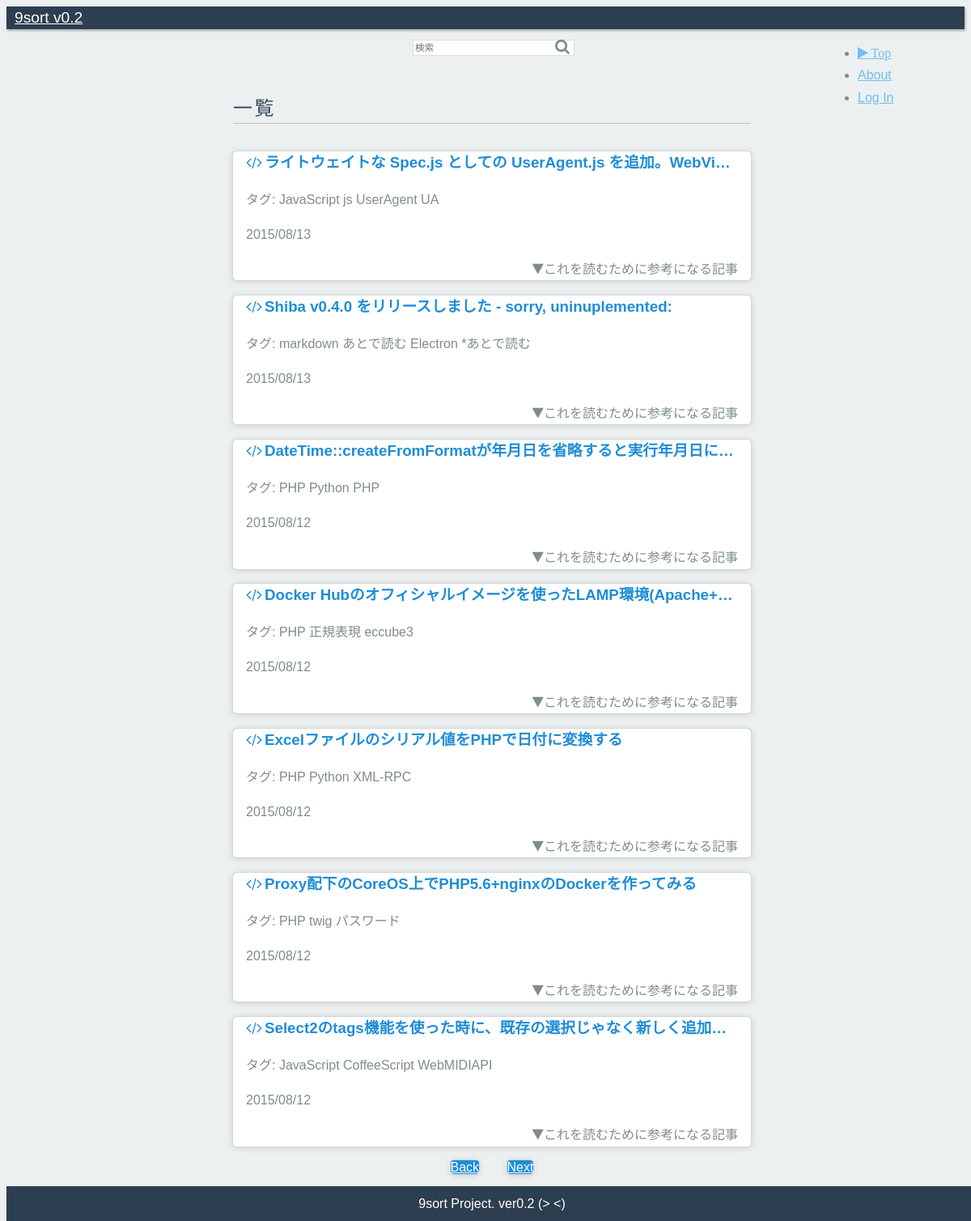
/index.php?p=3, run on the app's committed database.
### tables this page shows
CREATE TABLE qiita_js(id integer primary key, title text, url text unique not null, date text, tag1 text, tag2 text, tag3 text, tag4 text, stocks integer, score integer);

### index.php (the view, shortened to what this page needs)
<?php
$SqLite3Path = "./crawl/9sort.sqlite3";
$offset = 0;
$page   = 1;
$key    = "";
$query  = "select * from qiita_js  union
select * from hatena_js union
select * from qiita_php union
select * from hatena_php
order by date desc limit 7 offset ";
$nineSortDB = new SQLite3($SqLite3Path);
if(isset($_GET["p"]) && ctype_digit($_GET["p"]) && 0 < $_GET["p"]) {
  $offset = htmlspecialchars(($_GET["p"]-1)*7);
  $page   = htmlspecialchars($_GET["p"]);
}
$backLink = "<a class='pure-button' href='./index.php?p=".($page-1)."'>Back</a>";
$nextLink = "<a class='pure-button nextbtn' href='./index.php?p=".($page+1)."'>Next</a>";
$queryResults = $nineSortDB->query($query.$offset.";");
?>
<!doctype html>
<html lang="ja">
<head>
  <link rel="stylesheet" href="//yui.yahooapis.com/pure/0.6.0/pure-min.css">
  <link rel="stylesheet" href="//maxcdn.bootstrapcdn.com/font-awesome/4.3.0/css/font-awesome.min.css">
  <link rel="stylesheet" href="css/common.css">
</head>
<body>
  <div class="header">
    <div class="home-menu pure-menu pure-menu-horizontal pure-menu-scrollable pure-menu-fixed">
      <a class="pure-menu-heading" href="./index.php">9sort v0.2</a>
      <form class="pure-menu-heading pure-form" method="get" action="index.php">
        <search class="search">
          <input type="text" class="pure-input-rounded" placeholder="検索" name="q" value="<?php echo $key; ?>">
          <button type="submit" class="search-btn fa fa-search"></button>
        </search>
      </form>
      <ul class="pure-menu-list">
        <li class="pure-menu-item"><a href="index.php" class="pure-menu-link fa fa-play"> Top</a></li>
        <li class="pure-menu-item"><a href="" class="pure-menu-link">About</a></li>
        <li class="pure-menu-item"><a href="" class="pure-menu-link">Log In</a></li>
      </ul>
    </div>
  </div>
  <div class="content-wrapper">
    <div class="content">
      <h2 class="content-head">一覧</h2>
      <div class="pure-g">
        <?php
        $article = $queryResults->fetchArray(SQLITE3_ASSOC);
        $i = 0;
        while($article):
          $article['title'] = htmlspecialchars($article['title'], ENT_QUOTES|ENT_HTML5);
          $tags = htmlspecialchars("タグ: {$article['tag1']} {$article['tag2']} {$article['tag3']} {$article['tag4']}");
          $tags = str_replace(' 0', '', $tags);
        ?>
          <div class="article">
            <label for="Panel<?php echo $i;?>">
              <div class="l-box pure-u-1 pure-u-md-1 pure-u-lg-1">
                <h3 class="content-subhead">
                  <?php echo "<a href='{$article['url']}' target='_blank'><i class='fa fa-code'></i>{$article['title']}</a>"; ?>
                </h3>
                <?php
                echo "<p>{$tags}</p>";
                echo "<p>{$article["date"]}</p>"
                ?>
                <div class="is-right">
                  <i class="fa fa-play fa-rotate-90"></i>これを読むために参考になる記事
                </div>
              </div>
            </label>
          </div>
        <?php
          $i++;
          $article = $queryResults->fetchArray(SQLITE3_ASSOC);
        endwhile;
        ?>
      </div>
      <div class="linkbtn is-center">
        <?php echo $backLink; ?>
        <?php echo $nextLink; ?>
      </div>
    </div>
    <div class="footer is-center">
      9sort Project. ver0.2 (> <)
    </div>
  </div>
</body>
</html>

### css/common.css (style rules this page uses)
* { box-sizing: border-box; -moz-box-sizing: border-box; -webkit-box-sizing: border-box; font-family: 'Noto Sans Japanese', sans-serif; }
body { color: #7f8c8d; font-size: 16px; line-height: 1.7em; background-color: #ecf0f1; }
h2 { color: #34495e; }
h3 { max-width: 620px; white-space: nowrap; overflow: hidden; text-overflow: ellipsis; }
.l-box { padding-left: 1em; padding-right: 1em; }
.is-center { text-align: center; }
.header .pure-form input[type] { color: #34495e; width: 200px; height: 20px; border: 1px solid #ddd; font-size: 60%; box-shadow: none; margin-bottom: 0em; }
.pure-menu-heading.pure-form { position: absolute; left: 50%; margin-left: -100px; top: auto; }
.search-btn { border-style: none; background-color: rgba(0,0,0,0); position: absolute; top: 11px; left: 180px; color: #7f8c8d }
.pure-button { background-color: #1f8dd6; margin: 15px; color: white; border-top-left-radius: 4px; border-top-right-radius: 4px; border-bottom-right-radius: 4px; border-bottom-left-radius: 4px; box-shadow: rgba(0, 0, 0, 0.498039) 0px 0px 1px 0px, rgba(0, 0, 0, 0.14902) 0px 1px 10px 0px; }
.home-menu { box-shadow: 1px 2px 3px rgba(0,0,0, 0.3); background: #2d3e50; }
.pure-menu-horizontal.pure-menu-scrollable { padding: 0px; }
.pure-menu.pure-menu-fixed { border-bottom: none; }
.home-menu .pure-menu-heading { color: white; padding: 7px 10px; font-size: 120%; font-weight: 400; }
.home-menu a { color: #6FBEF3; }
.pure-menu-list { position: absolute; left: 85%; }
a.pure-menu-link.fa.fa-play { padding: 0; color: #6FBEF3; }
.content-wrapper { width: 100%; position: absolute; background: white; margin-top: 40px; background-color: #ecf0f1; z-index: -2; }
.content { max-width: 660px; margin-left: auto; margin-right: auto; padding: 10px; }
.content-head { padding-bottom: 5px; margin-top: 1.4em; margin-bottom: 1.4em; font-weight: 300; text-transform: uppercase; letter-spacing: 0.1em; border-bottom: 1px solid rgba(0, 0, 0, 0.2); box-shadow: rgba(255, 255, 255, 0.3) 0 1px 0; }
.content-subhead { color: #1f8dd6; }
.content-subhead a { color: #1f8dd6; text-decoration: none; }
.content-subhead i { margin-right: 3px; }
.article { background-color: #fff; width: 640px; height: auto; margin-bottom: 12px; border-top-left-radius: 4px; border-top-right-radius: 4px; border-bottom-right-radius: 4px; border-bottom-left-radius: 4px; box-shadow: rgba(0, 0, 0, 0.498039) 0px 0px 1px 0px, rgba(0, 0, 0, 0.14902) 0px 1px 10px 0px; }
.article a { color: #1f8dd6; text-decoration: none; }
.is-right { text-align: right; }
label { display: block; }
.footer { color: white; padding: 0.5em; text-align: center; box-shadow: 1px 2px 3px rgba(0,0,0, 0.3); background: #2d3e50; }

### data on the page
qiita_js: title "DateTime::createFromFormatが年月日を省略すると実行年月日に…", tags "タグ: PHP Python PHP", date "2015/08/12"
qiita_js: title "Docker Hubのオフィシャルイメージを使ったLAMP環境(Apache+…", tags "タグ: PHP 正規表現 eccube3", date "2015/08/12"
qiita_js: title "Excelファイルのシリアル値をPHPで日付に変換する", tags "タグ: PHP Python XML-RPC", date "2015/08/12"
qiita_js: title "Proxy配下のCoreOS上でPHP5.6+nginxのDockerを作ってみる", tags "タグ: PHP twig パスワード", date "2015/08/12"
qiita_js: title "Select2のtags機能を使った時に、既存の選択じゃなく新しく追加…", tags "タグ: JavaScript CoffeeScript WebMIDIAPI", date "2015/08/12"

### other printed values
$article['title'] "ライトウェイトな Spec.js としての UserAgent.js を追加。WebVi…"
$tags "タグ: JavaScript js UserAgent UA"
$article["date"] "2015/08/13"
$article['title'] "Shiba v0.4.0 をリリースしました - sorry, uninuplemented:"
$tags "タグ: markdown あとで読む Electron *あとで読む"
